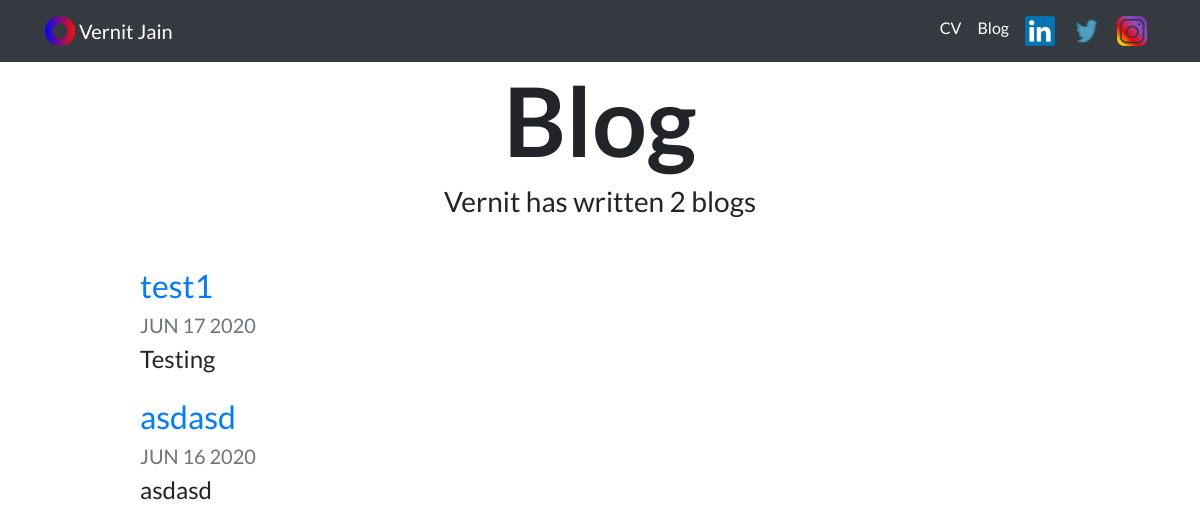
Screenshot of /blog/ with the database file from the repository.
### blog/models.py (models this page shows, shortened)
class Blog(models.Model):
    title = models.CharField(max_length=200)
    description = models.TextField()
    date = models.DateField()

### blog/views.py (the view)
# urls.py: path('', views.all_blogs, name='all_blogs'),
def all_blogs(request):
    blogs = Blog.objects.order_by('-date')
    return render(request, 'blog/all_blogs.html', {'blogs':blogs})

### blog/templates/blog/all_blogs.html
{% extends "portfolio/base.html" %}
{% load static %}
{% block content %}
<div class="container">
  <h1 id="blogtitle" class="font-weight-bold text-center">Blog</h1>
  <h3 class="text-center mb-5">Vernit has written {{ blogs.count }} blog{{ blogs.count|pluralize }}</h3>
  {% for blog in blogs %}
  <div class="row justify-content-center my-3">
    <div class="col-md-10">
      <a href="{% url 'blog:detail' blog.id %}">
        <h2>{{ blog.title }}</h2>
      </a>
      <h5 class="text-muted">{{ blog.date|date:'M d Y'|upper }}</h5>
      <h4>{{ blog.description|striptags|truncatechars:100 }}</h4>
    </div>
  </div>
{% endfor %}
</div>
{% endblock %}

### portfolio/static/portfolio/custom.css (style rules this page uses)
body { font-family: 'Lato', sans-serif; }
#blogtitle { font-size: 6rem; }

### rows the page displays
Blog: title "test1", date "JUN 17 2020", description "Testing"
Blog: title "asdasd", date "JUN 16 2020", description "asdasd"

### other values shown
{{ blogs.count }} "2"
